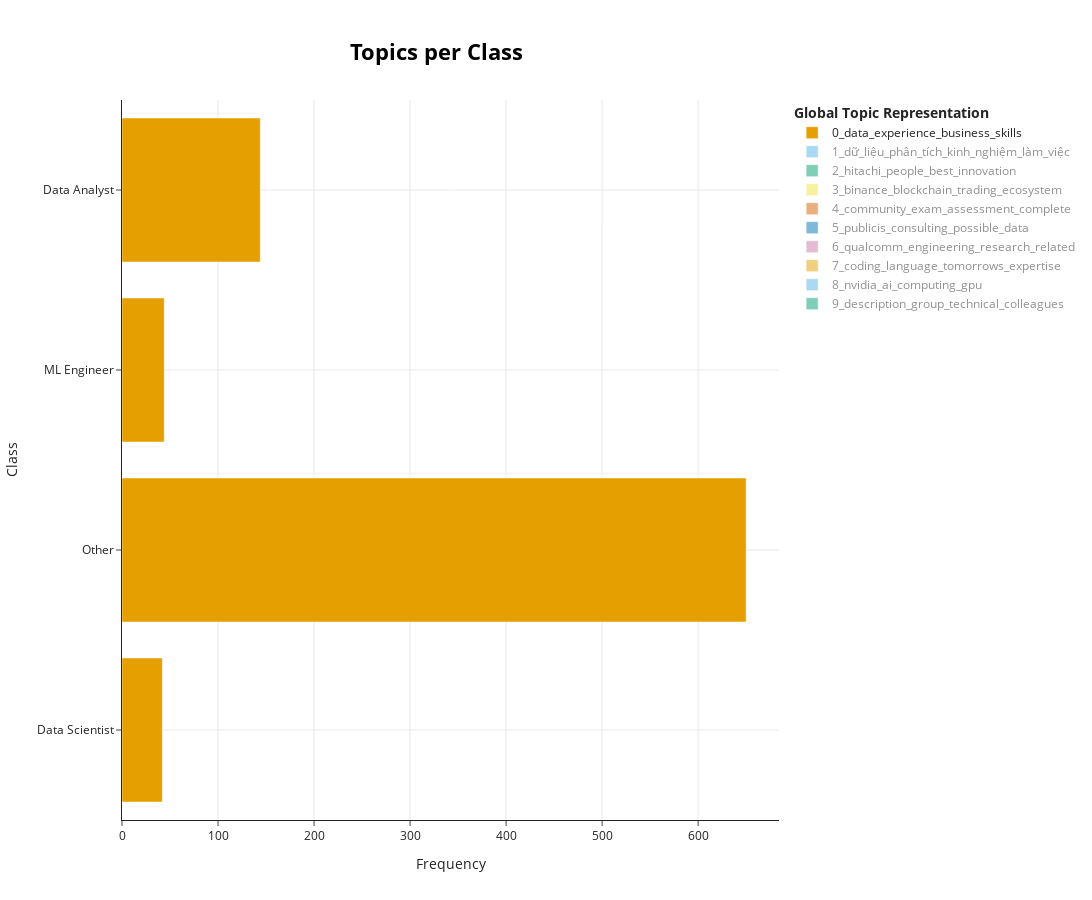

The notebook cell saved with this chart:
### Code cell
# 1. Tính toán phân bổ theo nhãn chuyên môn
classes = df['Chuyên môn'].tolist()
topics_per_class = topic_model.topics_per_class(docs, classes=classes)

# 2. Trực quan hóa
fig_class = topic_model.visualize_topics_per_class(topics_per_class, top_n_topics=10)

# Hiển thị
fig_class.show()

fig_class.write_html("../Figures/topics_by_job_role.html")

### Figure 1 — Plotly figure (JSON) as saved in the notebook; plotly's stock layout.template omitted (floating-point values rounded to 4 significant figures)
{"data": [{"hoverinfo": "text", "hovertext": ["<b>Topic 0</b><br>Words: data, business, experience, science, ai", "<b>Topic 0</b><br>Words: data, experience, business, skills, work", "<b>Topic 0</b><br>Words: ai, experience, data, skills, development", "<b>Topic 0</b><br>Words: data, business, công_việc, management, mô_tả"], "marker": {"color": "#E69F00"}, "name": "0_data_experience_business_skills", "orientation": "h", "type": "bar", "visible": true, "x": [42, 650, 44, 144], "y": ["Data Scientist", "Other", "ML Engineer", "Data Analyst"]}, {"hoverinfo": "text", "hovertext": ["<b>Topic 1</b><br>Words: dữ_liệu, công_việc, phân_tích, mô_hình, xây_dựng", "<b>Topic 1</b><br>Words: dữ_liệu, làm_việc, kinh_nghiệm, phân_tích, khách_hàng", "<b>Topic 1</b><br>Words: phát_triển, ai, về, dự_án, tham_gia", "<b>Topic 1</b><br>Words: công_việc, dữ_liệu, phân_tích, xây_dựng, để"], "marker": {"color": "#56B4E9"}, "name": "1_dữ_liệu_phân_tích_kinh_nghiệm_làm_việc", "orientation": "h", "type": "bar", "visible": "legendonly", "x": [16, 507, 40, 184], "y": ["Data Scientist", "Other", "ML Engineer", "Data Analyst"]}, {"hoverinfo": "text", "hovertext": ["<b>Topic 2</b><br>Words: hitachi, people, best, innovation, work"], "marker": {"color": "#009E73"}, "name": "2_hitachi_people_best_innovation", "orientation": "h", "type": "bar", "visible": "legendonly", "x": [63], "y": ["Other"]}, {"hoverinfo": "text", "hovertext": ["<b>Topic 3</b><br>Words: binance, blockchain, trading, ecosystem, arrangement"], "marker": {"color": "#F0E442"}, "name": "3_binance_blockchain_trading_ecosystem", "orientation": "h", "type": "bar", "visible": "legendonly", "x": [48], "y": ["Other"]}, {"hoverinfo": "text", "hovertext": ["<b>Topic 4</b><br>Words: community, exam, assessment, complete, media"], "marker": {"color": "#D55E00"}, "name": "4_community_exam_assessment_complete", "orientation": "h", "type": "bar", "visible": "legendonly", "x": [46], "y": ["Other"]}, {"hoverinfo": "text", "hovertext": ["<b>Topic 5</b><br>Words: publicis, consulting, possible, data, 60"], "marker": {"color": "#0072B2"}, "name": "5_publicis_consulting_possible_data", "orientation": "h", "type": "bar", "visible": "legendonly", "x": [40], "y": ["Other"]}, {"hoverinfo": "text", "hovertext": ["<b>Topic 6</b><br>Words: qualcomm, engineering, research, related, individuals"], "marker": {"color": "#CC79A7"}, "name": "6_qualcomm_engineering_research_related", "orientation": "h", "type": "bar", "visible": "legendonly", "x": [32], "y": ["Other"]}, {"hoverinfo": "text", "hovertext": ["<b>Topic 7</b><br>Words: coding, language, tomorrows, expertise, pay"], "marker": {"color": "#E69F00"}, "name": "7_coding_language_tomorrows_expertise", "orientation": "h", "type": "bar", "visible": "legendonly", "x": [32], "y": ["Other"]}, {"hoverinfo": "text", "hovertext": ["<b>Topic 8</b><br>Words: nvidia, ai, computing, gpu, wireless"], "marker": {"color": "#56B4E9"}, "name": "8_nvidia_ai_computing_gpu", "orientation": "h", "type": "bar", "visible": "legendonly", "x": [27], "y": ["Other"]}, {"hoverinfo": "text", "hovertext": ["<b>Topic 9</b><br>Words: description, group, technical, colleagues, vietnam"], "marker": {"color": "#009E73"}, "name": "9_description_group_technical_colleagues", "orientation": "h", "type": "bar", "visible": "legendonly", "x": [27], "y": ["Other"]}], "layout": {"height": 900, "hoverlabel": {"bgcolor": "white", "font": {"family": "Rockwell", "size": 16}}, "legend": {"title": {"text": "<b>Global Topic Representation"}}, "title": {"font": {"color": "Black", "size": 22}, "text": "<b>Topics per Class</b>", "x": 0.4, "xanchor": "center", "y": 0.95, "yanchor": "top"}, "width": 1250, "xaxis": {"showgrid": true, "title": {"text": "Frequency"}}, "yaxis": {"showgrid": true, "title": {"text": "Class"}}}}
